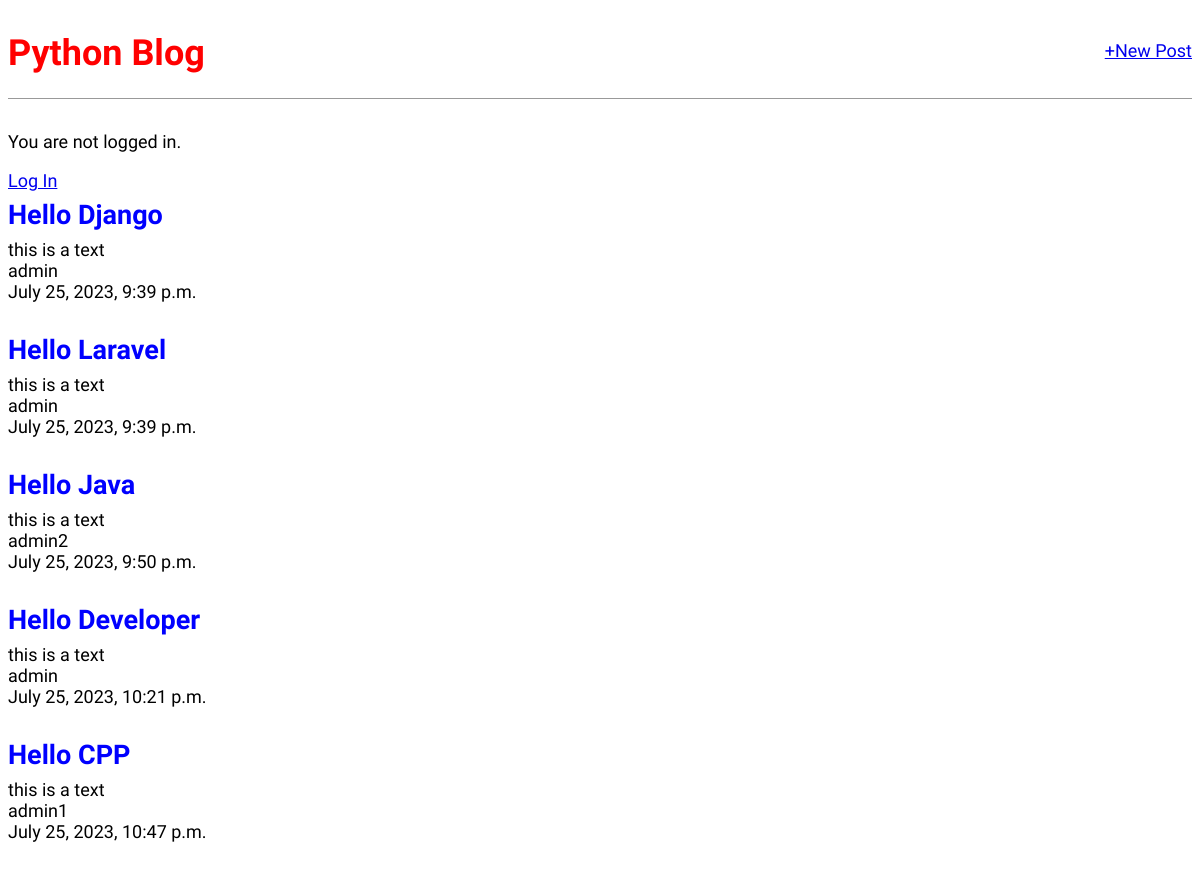
/, run on an earlier commit of the app's database.
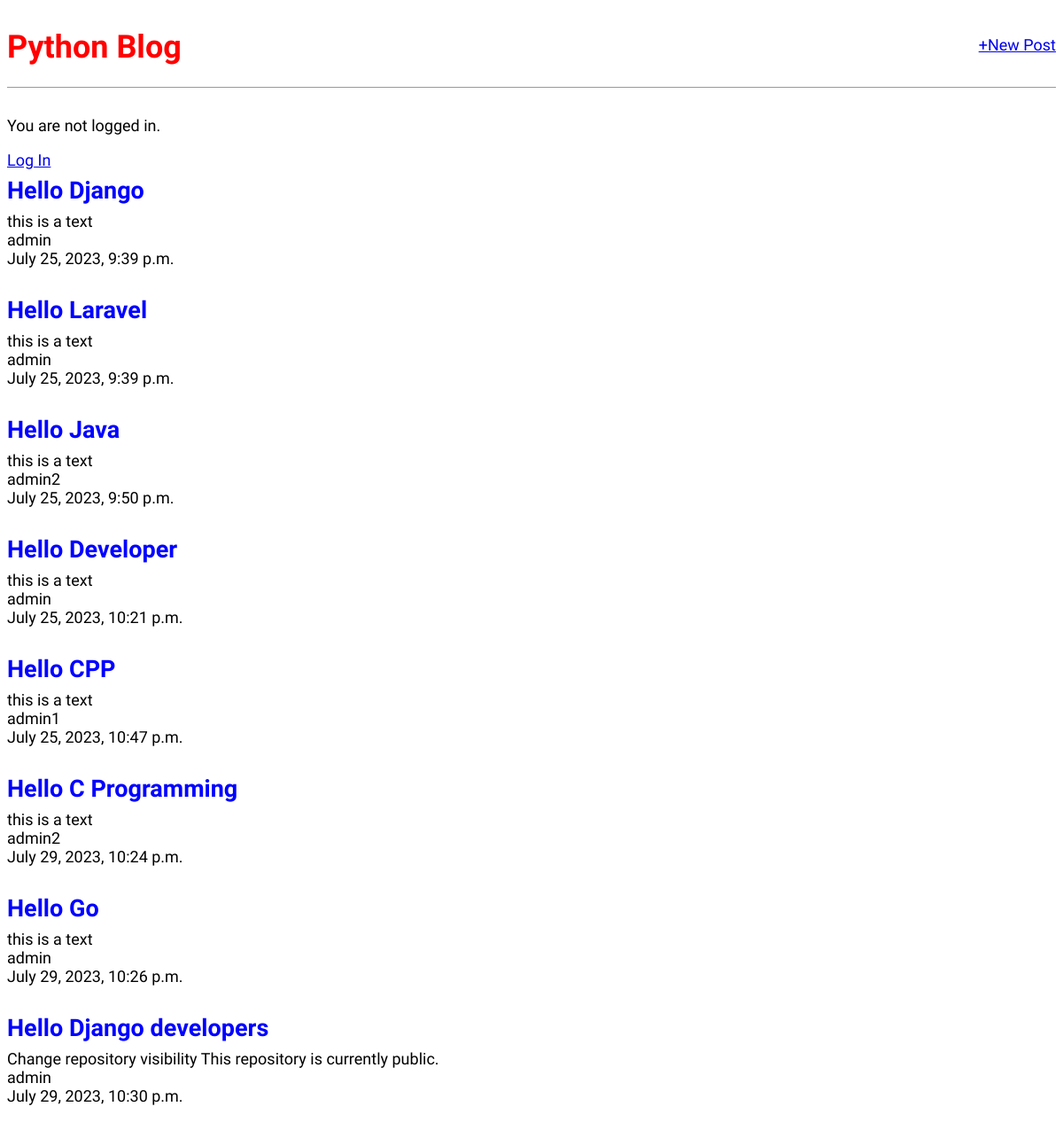
And on a later commit of the database.
### blog/models.py (models this page shows, shortened)
class Post(models.Model):
    title = models.CharField(max_length=200)
    author = models.ForeignKey(
        'auth.User',
        on_delete=models.CASCADE,
    )
    body = models.TextField()
    created_at = models.DateTimeField(auto_now_add=True)

### blog/views.py (the view)
# urls.py: path('', BlogListView.as_view(), name='home'),
class BlogListView(ListView):
    model = Post
    template_name = 'home.html'

### templates/home.html
{% extends 'base.html' %}
{% block content %}
{% for post in object_list %}
    <div class="post-entry">
        <h2><a href="{% url 'post_detail' post.pk %}">{{ post.title }}</a></h2>
        <p>{{ post.body }}</p>
        <p>{{ post.author.username }}</p>
        <p>{{ post.created_at }}</p>
    </div>
{% endfor %}
{% endblock content %}

### templates/base.html (shortened to what this page needs)
<html>
    {% load static %}
<head>
<link href="{% static 'css/base.css' %}" rel="stylesheet">
</head>
<body>
<header>
    <div class="nav-left">
        <h1><a href="{% url 'home' %}">Python Blog</a></h1>
    </div>
    <div class="nav-right">
        <a href="{% url 'post_new' %}">+New Post</a>
    </div>
</header>
<div>
    {% if user.is_authenticated %}
    <p>Hi {{ user.username }}!</p>
    <p><a href="{% url 'logout' %}">Log out</a></p>
    {% else %}
    <p>You are not logged in.</p>
    <a href="{% url 'login' %}">Log In</a>
    {% endif %}
    {% block content %}
    {% endblock content %}
</div>
</body>
</html>

### static/css/base.css (style rules this page uses)
body { font-family: 'Source Sans Pro', sans-serif; font-size: 18px; }
header { border-bottom: 1px solid #999; margin-bottom: 2rem; display: flex; }
header h1 a { color: red; text-decoration: none; }
.nav-left { margin-right: auto; }
.nav-right { display: flex; padding-top: 2rem; }
.post-entry { margin-bottom: 2rem; }
.post-entry h2 { margin: 0.5rem 0; }
.post-entry h2 a, .post-entry h2 a:visited { color: blue; text-decoration: none; }
.post-entry p { margin: 0; font-weight: 400; }

What changed in the data, as far as the page shows it:
added Post: title "Hello C Programming", body "this is a text", author.username "admin2", created_at "July 29, 2023, 10:24 p.m."
added Post: title "Hello Go", body "this is a text", author.username "admin", created_at "July 29, 2023, 10:26 p.m."
added Post: title "Hello Django developers", body "Change repository visibility This repository is currently public.", author.username "admin", created_at "July 29, 2023, 10:30 p.m."
